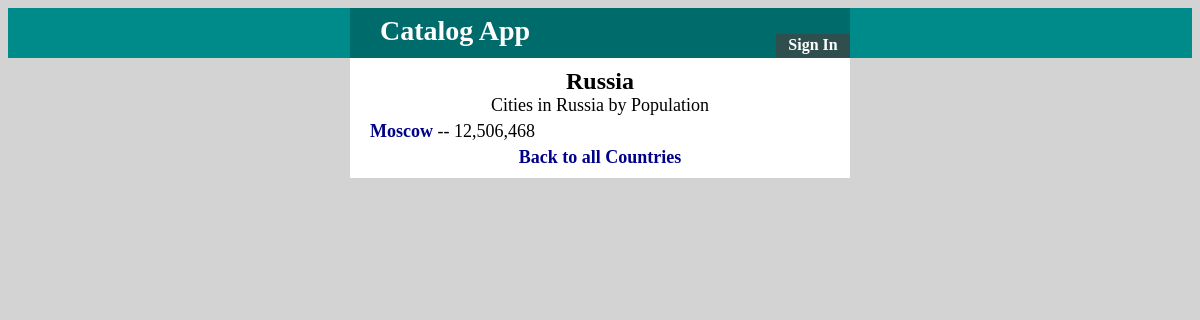
The page /country/5/ on the database its author committed.
### dbsetup.py (models this page shows, shortened)
class Country(Base):
    __tablename__ = 'countries'
    id = Column(Integer, primary_key=True)
    name = Column(String(32), nullable=False)
    user_id = Column(Integer, ForeignKey('user.id'))
    user = relationship(User)

class City(Base):
    __tablename__ = 'cities'
    id = Column(Integer, primary_key=True)
    name = Column(String(32), nullable=False)
    population = Column(Integer)
    description = Column(String)
    country_id = Column(Integer, ForeignKey('countries.id'))
    country = relationship(Country)
    user_id = Column(Integer, ForeignKey('user.id'))
    user = relationship(User)

### cities.py (the view)
@app.route('/country/<int:country_id>/')
def countryOne(country_id):
    country = getCountry(country_id)
    cities = session.query(City).filter_by(
        country_id=country_id).order_by(desc('population'))
    return render_template('country.html', country=country,
                           cities=cities, format=format, loggedIn=loggedIn())

### cities.py (called while the page is built)
def getCountry(x):
    try:
        return session.query(Country).filter_by(id=x).one()
    except NoResultFound:
        return None

def loggedIn():
    return login_session.get('user_id')

### templates/country.html (shortened to what this page needs)
<html>
<head>
  <link rel=stylesheet type=text/css href="{{url_for('static', filename='style.css')}}">
</head>
<body>
<div class='header'>
  <div class='container'>
  <div class='header-title'>
    Catalog App
  </div>
  <div class='login'>
    {% if loggedIn %}
      <a href="{{url_for('gdisconnect')}}">Sign Out</a>
    {% else %}
      <a href="{{url_for('showLogin')}}">Sign In</a>
    {% endif %}
  </div>
</div>
</div>
<div class='wrapper'>
<div class='title'>{{country.name}}</div>
<div class='subtitle'>Cities in {{country.name}} by Population</div>
    {% if cities %}
      {% for city in cities %}
        <div class='city'>
          <a href='{{url_for('cityOne', city_id=city.id)}}'>
            {{city.name}}</a> -- {{format(city.population, ',')}}
      </div>
      {% endfor %}
    {% endif %}
    <div class='back'>
      <a href="{{url_for('countriesMain')}}">Back to all Countries</a>
    </div>
</div>
</body>
</html>

### static/style.css (style rules this page uses)
html, body { margin 0; background-color: lightGray; font-family: "Georgia", serif; }
a { color: DarkBlue; font-weight: bold; text-decoration: none; }
.header { background-color: DarkCyan; width: 100%; height: 50px; }
.container { width: 500px; height: 50px; margin: auto; background-color: #006B6B; }
.header-title { float: left; font-weight: bold; font-size: 28px; color: White; padding: 7px 30px; }
.login { float: right; height: 20px; font-size: 16px; background-color: DarkSlateGray; width: 70px; margin: 26px 0px 0px 0px; padding: 2px; text-align: center; }
.login a { color: White; }
.wrapper { background-color: white; width: 460px; margin: auto; padding: 10px 20px; }
.title { font-size: 24px; text-align: center; font-weight: bold; color: black; float: bottom; padding: 0px 0px; }
.subtitle { font-size: 18px; text-align: center; }
.country, .city { font-size: 18px; margin: 5px 0px; }
.back { font-size: 18px; text-align: center; }

### rows shown on the page
Country: name "Russia"
City: name "Moscow", population "12,506,468"
